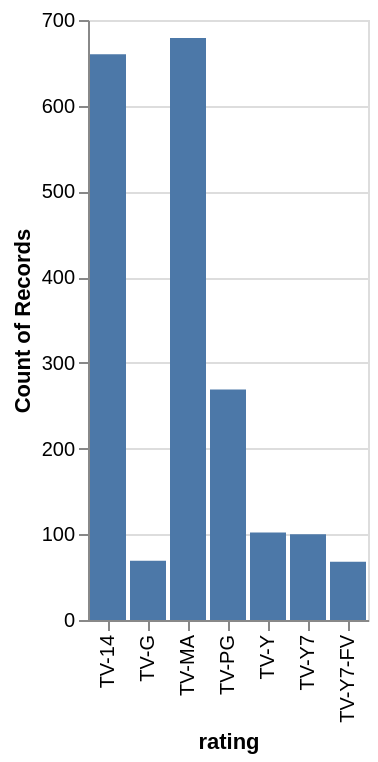

Write notebook code for a chart like this one.
### Code cell
alt.Chart(rating).mark_bar().encode(
    x='rating',
    y='count()'
)

### Figure 1 — Vega-Lite specification as saved in the notebook (floating-point values rounded to 4 significant figures; data arrays with more than 128 entries replaced by an {"elided": "..."} marker saying what was removed)
{"config": {"view": {"continuousWidth": 300, "continuousHeight": 300}}, "data": {"name": "data-a65a8cc6043851430beee5f95bd1172b"}, "mark": {"type": "bar"}, "encoding": {"x": {"field": "rating", "type": "nominal"}, "y": {"aggregate": "count", "type": "quantitative"}}, "$schema": "https://vega.github.io/schema/vega-lite/v5.20.1.json", "datasets": {"data-a65a8cc6043851430beee5f95bd1172b": {"elided": "1947 records"}}}
